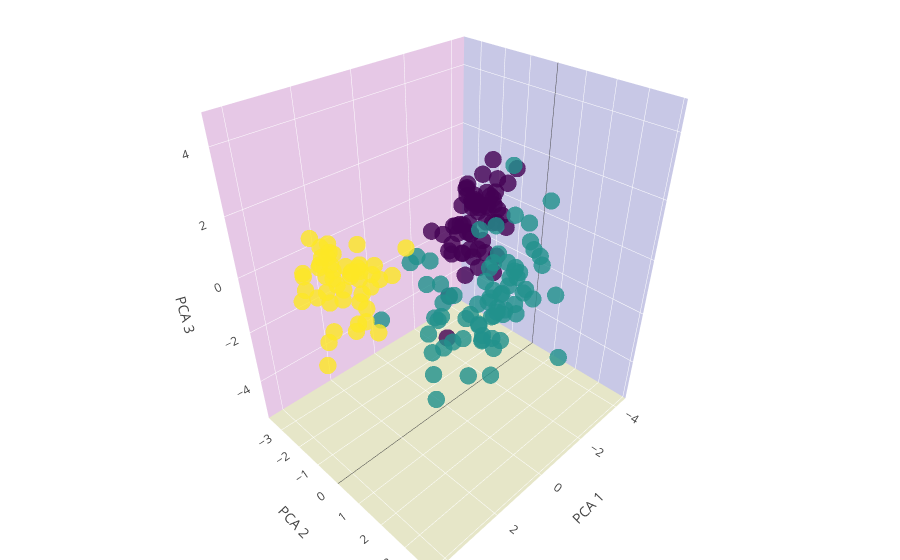

The notebook cell this image was saved under:
### Markdown cell above
<html>
<font color = DarkBlue>
To get a better understanding of the above Principal components, let us plot the first 3 PCA dimensions that contribute to 66.5% of the information and have a look at them in three dimensional view.
</font>
</html>

### Code cell
x, y, z = pca_df["PC1"],pca_df["PC2"],pca_df["PC3"]

trace1 = go.Scatter3d(
    x=x,
    y=y,
    z=z,
    mode='markers',
    marker=dict(
        size=6,
        color=Y,                
        colorscale='Viridis',   
        opacity=0.8
    )
)

data = [trace1]
layout = go.Layout( scene = dict(
                    xaxis = dict(
                         backgroundcolor="rgb(200, 200, 230)",
                         gridcolor="rgb(255, 255, 255)",
                         showbackground=True,
                         zerolinecolor="rgb(255, 255, 255)",
                        title='PCA 1'),
                    yaxis = dict(
                        backgroundcolor="rgb(230, 200,230)",
                        gridcolor="rgb(255, 255, 255)",
                        showbackground=True,
                        title='PCA 2'),
                    zaxis = dict(
                        backgroundcolor="rgb(230, 230,200)",
                        gridcolor="rgb(255, 255, 255)",
                        showbackground=True,
                        zerolinecolor="rgb(255, 255, 255)",
                        title='PCA 3'),),
    margin=dict(
        l=0,
        r=0,
        b=0,
        t=0
    )
)

fig = go.Figure(data=data, layout=layout)
iplot(fig)

### Figure 1 — Plotly figure (JSON) as saved in the notebook; plotly's stock layout.template omitted (floating-point values rounded to 4 significant figures; data arrays with more than 128 entries replaced by an {"elided": "..."} marker saying what was removed)
{"data": [{"marker": {"color": {"elided": "178 int values"}, "colorscale": "Viridis", "opacity": 0.8, "size": 6}, "mode": "markers", "type": "scatter3d", "x": {"elided": "178 float values"}, "y": {"elided": "178 float values"}, "z": {"elided": "178 float values"}}], "layout": {"margin": {"b": 0, "l": 0, "r": 0, "t": 0}, "scene": {"xaxis": {"backgroundcolor": "rgb(200, 200, 230)", "gridcolor": "rgb(255, 255, 255)", "showbackground": true, "title": "PCA 1", "zerolinecolor": "rgb(255, 255, 255)"}, "yaxis": {"backgroundcolor": "rgb(230, 200,230)", "gridcolor": "rgb(255, 255, 255)", "showbackground": true, "title": "PCA 2"}, "zaxis": {"backgroundcolor": "rgb(230, 230,200)", "gridcolor": "rgb(255, 255, 255)", "showbackground": true, "title": "PCA 3", "zerolinecolor": "rgb(255, 255, 255)"}}}}
